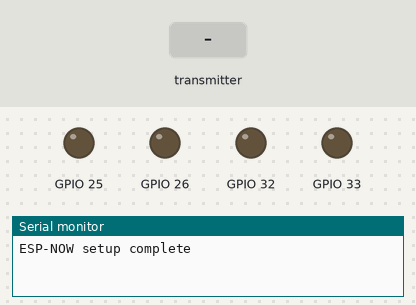
A sketch run on a simulated ESP32. Shown: output pins drawn as LEDs (lit = HIGH), the last lines printed to the serial monitor. The test bench sets the inputs (shaded band).

Above: at 1.2 s.
1.3 s: the transmitter starts sending a = 1024
At 2.1 s:
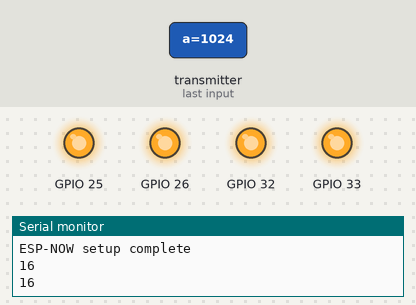
2.8 s: the transmitter starts sending a = 0
At 3.3 s:
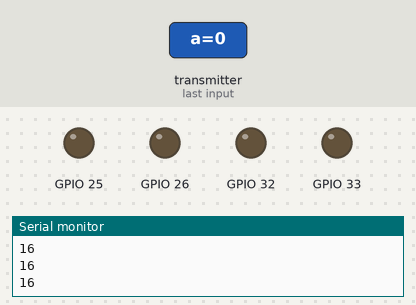
4.3 s: the transmitter starts sending a = 2048
At 5.6 s:
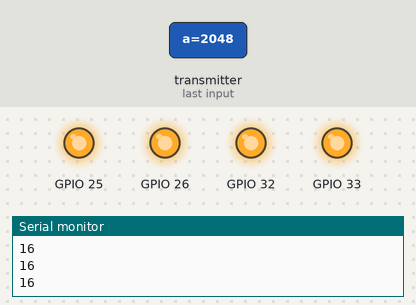
Timing chart, 0 to 7.3 s (numbered marks = the images above; inputs shaded):
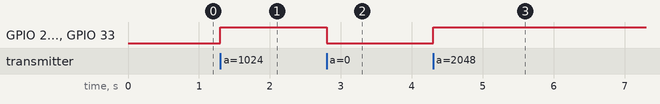

The sketch:

Reciever.ino
```cpp
#include <esp_now.h>
#include <WiFi.h>

// Define a data structure
typedef struct struct_message {
  int a;
  int b;
  int c;
  int d;
} struct_message;

// Create a structured object
struct_message myData;

void setup() {
  // Set up Serial Monitor
  Serial.begin(9600);

  // Set ESP32 as a Wi-Fi Station
  WiFi.mode(WIFI_STA);

  // Initilize ESP-NOW
  if (esp_now_init() != ESP_OK) {
    Serial.println("Error initializing ESP-NOW");
    return;
  }
  else {
    Serial.println("ESP-NOW setup complete");
  }

  // Register callback function
  esp_now_register_recv_cb(OnDataRecv);
  //ledc attatch parameters: pin num, freq, resolution
  //sets up the pwm signal on all 4 esc
  //must be 24000 frequency to work with bl_heli_s ESC
  ledcAttach(26, 24000, 8);
  ledcAttach(25, 24000, 8);
  ledcAttach(33, 24000, 8);
  ledcAttach(32, 24000, 8);
}

// Callback function executed when data is received
void OnDataRecv(const esp_now_recv_info_t *mac, const uint8_t *incomingData, int len) {
  memcpy(&myData, incomingData, sizeof(myData));
  Serial.println(len);
  //group controled
  //writes a duty cycle of 30 to 255 to each pin
  //30 is min throttle frequency
  ledcWrite(26, myData.a);
  ledcWrite(25, myData.a);
  ledcWrite(33, myData.a);
  ledcWrite(32, myData.a);


  //individually controlled by potentiometer
  // ledcWrite(26, myData.a);
  // ledcWrite(25, myData.b);
  // ledcWrite(35, myData.c);
  // ledcWrite(34, myData.d);
}

void loop() {
}
```

Measured:
- after the input at 1.3 s, GPIO 25, GPIO 26, GPIO 32, GPIO 33: LOW → HIGH at once
- after the input at 2.8 s, GPIO 25, GPIO 26, GPIO 32, GPIO 33: HIGH → LOW at once
- after the input at 4.3 s, GPIO 25, GPIO 26, GPIO 32, GPIO 33: LOW → HIGH at once
